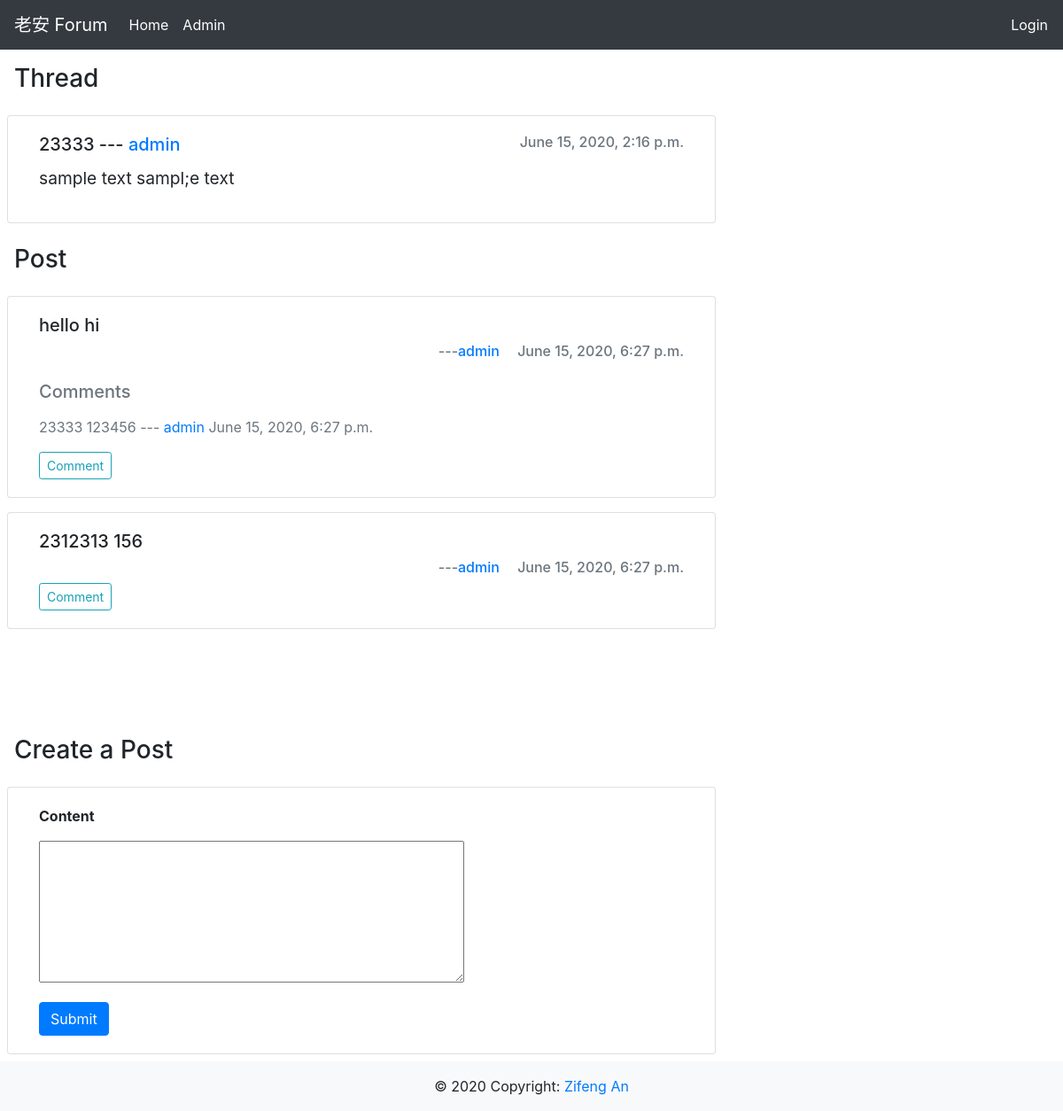
/forum/thread/7/, run on an earlier commit of the app's database.
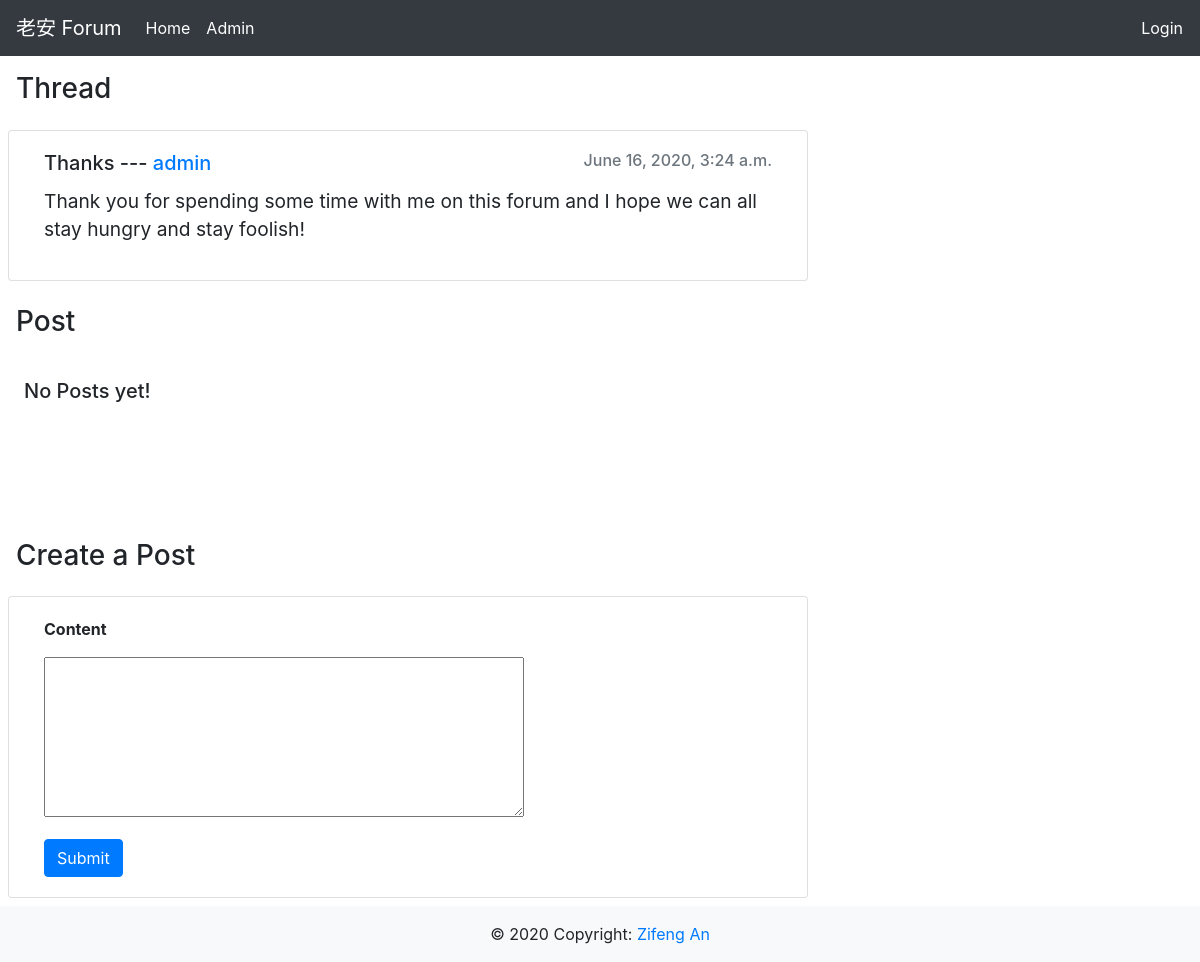
And on a later commit of the database.
### forum/models.py (models this page shows, shortened)
class Threads(models.Model):
    author = models.ForeignKey(ForumUser, on_delete=models.CASCADE, related_name='threads',
                               related_query_name='threads')
    date_created = models.DateTimeField(auto_now_add=True)
    title = models.TextField()
    content = models.TextField()

class Posts(models.Model):
    author = models.ForeignKey(ForumUser, on_delete=models.CASCADE, related_name='posts',
                               related_query_name='posts')
    thread = models.ForeignKey(Threads, on_delete=models.CASCADE, related_name='posts',
                               related_query_name='posts')
    date_created = models.DateTimeField(auto_now_add=True)
    content = models.TextField()

class ForumUser(models.Model):
    user = models.OneToOneField(User, on_delete=models.CASCADE, related_name='forum_user',
                                related_query_name='forum_user')
    picture = models.ImageField(default='avatar.jpg')  #default="discord.png"
    date_created = models.DateTimeField(auto_now_add=True)
    def __str__(self):
        return self.user.username

class Comments(models.Model):
    author = models.ForeignKey(ForumUser, on_delete=models.CASCADE, related_name='comments',
                               related_query_name='comments')
    post = models.ForeignKey(Posts, on_delete=models.CASCADE, related_name='comments',
                             related_query_name='comments')
    date_created = models.DateTimeField(auto_now_add=True)
    content = models.TextField()

### forum/views.py (the view, shortened to what this page needs)
# urls.py: path('thread/<str:pk>/', views.create_post, name="createPost"),
def create_post(request, pk):
    form = PostForm()
    thread = Threads.objects.get(pk=pk)
    posts = thread.posts.all()
    context = {'form': form, 'thread': thread, 'posts': posts}
    return render(request, 'forum/createPost.html', context)

### forum/forms.py
class PostForm(ModelForm):
    class Meta:
        model = Posts
        fields = ['content']

### forum/templates/forum/createPost.html (shortened to what this page needs)
{% extends 'forum/layout.html' %}
{% block content %}
    <div style="display: flex;flex-direction: column">
        <div class="h3 m-3 " id="thread{{ thread.id }}">Thread</div>
        <div class="card m-2 col-8">
            <div class="card-body">
                <div style="display: flex;flex-direction: row;justify-content: space-between;">
                    <h5 class="card-title">{{ thread.title }} --- <a style="text-decoration: none"
                                                                     href="{% url 'forum:profile' thread.author.id %}">{{ thread.author }}</a>
                    </h5>
                    <h6 class="mb-2 text-muted">{{ thread.date_created }}</h6>
                </div>
                <p style="font-size: 1.2em" class="card-text" id="threadContent">{{ thread.content }}</p>
            </div>
        </div>
        <div class="h3 m-3 ">
            Post
        </div>
        {% if posts %}
            {% for post in posts %}
                <div class="card m-2 col-8">
                    <div class="card-body">
                        <div style="display: flex;flex-direction: column;">
                            <h5 class="card-text"><span id="post{{ post.id }}">{{ post.content }}</span>
                            </h5>
                            <h6 style="display: flex;flex-direction: row;justify-content: flex-end"
                                class="mb-2 text-muted"> --- <a style="text-decoration: none"
                                                                href="{% url 'forum:profile' post.author.id %}">{{ post.author }}</a>&emsp; {{ post.date_created }}
                            </h6>
                        </div>
                        {% if post.comments.all %}
                            <div class="h5 mt-3 mb-2 text-muted">
                                Comments
                            </div>
                            {% for comment in post.comments.all %}
                                <p class="card-text text-muted"
                                   style="color: lightgrey; margin: 1em 0"><span
                                        id="comment{{ comment.id }}">{{ comment.content }}</span>
                                    --- <a style="text-decoration: none"
                                           href="{% url 'forum:profile' comment.author.id %}">{{ comment.author }}</a> {{ comment.date_created }}
                                </p>
                            {% endfor %}
                        {% endif %}
                        <button id="{{ post.id }}" type="button" class="btn btn-outline-info btn-sm" data-toggle="modal"
                                data-target="#commentModal{{ post.id }}">
                            Comment
                        </button>
                    </div>
                </div>
            {% endfor %}
        {% else %}
            <div class="h5 m-4">
                No Posts yet!
            </div>
        {% endif %}
        <br><br><br><br>
        <div class="h3 m-3 ">
            Create a Post
        </div>
        <div class="card p-8 m-2 col-8">
            <div class="card-body">
                <form action="" method="POST">
                    <div style="font-weight: bold">Content</div>
                    <div class="my-3" style="width: 40vw">{{ form.content }}</div>
                    <div>
                        <input class="btn btn-primary" type="submit" value="Submit">
                    </div>
                </form>
            </div>
        </div>
    </div>
{% endblock %}

What changed in the data, as far as the page shows it:
removed Posts: content "hello hi", author "admin", date_created "June 15, 2020, 6:27 p.m."
removed Comments: content "23333 123456", author "admin", date_created "June 15, 2020, 6:27 p.m."
removed Posts: content "2312313 156", author "admin", date_created "June 15, 2020, 6:27 p.m."
changed Threads "admin": title "23333" → "Thanks"; date_created "June 15, 2020, 2:16 p.m." → "June 16, 2020, 3:24 a.m."; content "sample text sampl;e text" → "Thank you for spending some time with me on this forum and I hope we can all stay hungry and stay foolish!"
Also different on the page:
text now shown: "No Posts yet!"
